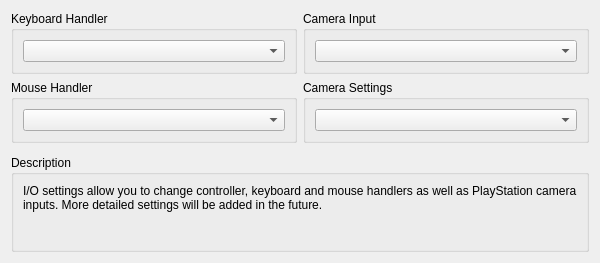
     <widget class="QWidget" name="inputTab">
      <attribute name="title">
       <string>I/O</string>
      </attribute>
      <layout class="QVBoxLayout" name="verticalLayout_32">
       <item>
        <layout class="QHBoxLayout" name="horizontalLayout_10">
         <item>
          <widget class="QGroupBox" name="groupBox_51">
           <property name="title">
            <string>Keyboard Handler</string>
           </property>
           <layout class="QVBoxLayout" name="verticalLayout_27">
            <item>
             <widget class="QComboBox" name="keyboardHandlerBox"/>
            </item>
           </layout>
          </widget>
         </item>
         <item>
          <widget class="QGroupBox" name="groupBox_31">
           <property name="title">
            <string>Camera Input</string>
           </property>
           <layout class="QVBoxLayout" name="verticalLayout_30">
            <item>
             <widget class="QComboBox" name="cameraTypeBox"/>
            </item>
           </layout>
          </widget>
         </item>
        </layout>
       </item>
       <item>
        <layout class="QHBoxLayout" name="horizontalLayout_11">
         <item>
          <widget class="QGroupBox" name="groupBox_53">
           <property name="title">
            <string>Mouse Handler</string>
           </property>
           <layout class="QVBoxLayout" name="verticalLayout_28">
            <item>
             <widget class="QComboBox" name="mouseHandlerBox"/>
            </item>
           </layout>
          </widget>
         </item>
         <item>
          <widget class="QGroupBox" name="groupBox_54">
           <property name="title">
            <string>Camera Settings</string>
           </property>
           <layout class="QVBoxLayout" name="verticalLayout_31">
            <item>
             <widget class="QComboBox" name="cameraBox"/>
            </item>
           </layout>
          </widget>
         </item>
        </layout>
       </item>
       <item>
        <layout class="QHBoxLayout" name="horizontalLayout_12">
         <item>
          <widget class="QWidget" name="widget_3" native="true"/>
         </item>
        </layout>
       </item>
       <item>
        <spacer name="verticalSpacer_7">
         <property name="orientation">
          <enum>Qt::Vertical</enum>
         </property>
         <property name="sizeType">
          <enum>QSizePolicy::MinimumExpanding</enum>
         </property>
         <property name="sizeHint" stdset="0">
          <size>
           <width>0</width>
           <height>0</height>
          </size>
         </property>
        </spacer>
       </item>
       <item>
        <widget class="QGroupBox" name="groupBox_59">
         <property name="title">
          <string>Description</string>
         </property>
         <layout class="QVBoxLayout" name="verticalLayout_33">
          <item>
           <widget class="QLabel" name="label_5">
            <property name="text">
             <string>I/O settings allow you to change controller, keyboard and mouse handlers as well as PlayStation camera inputs. More detailed settings will be added in the future.

</string>
            </property>
            <property name="textFormat">
             <enum>Qt::PlainText</enum>
            </property>
            <property name="alignment">
             <set>Qt::AlignLeading|Qt::AlignLeft|Qt::AlignTop</set>
            </property>
            <property name="wordWrap">
             <bool>true</bool>
            </property>
           </widget>
          </item>
         </layout>
        </widget>
       </item>
      </layout>
     </widget>
